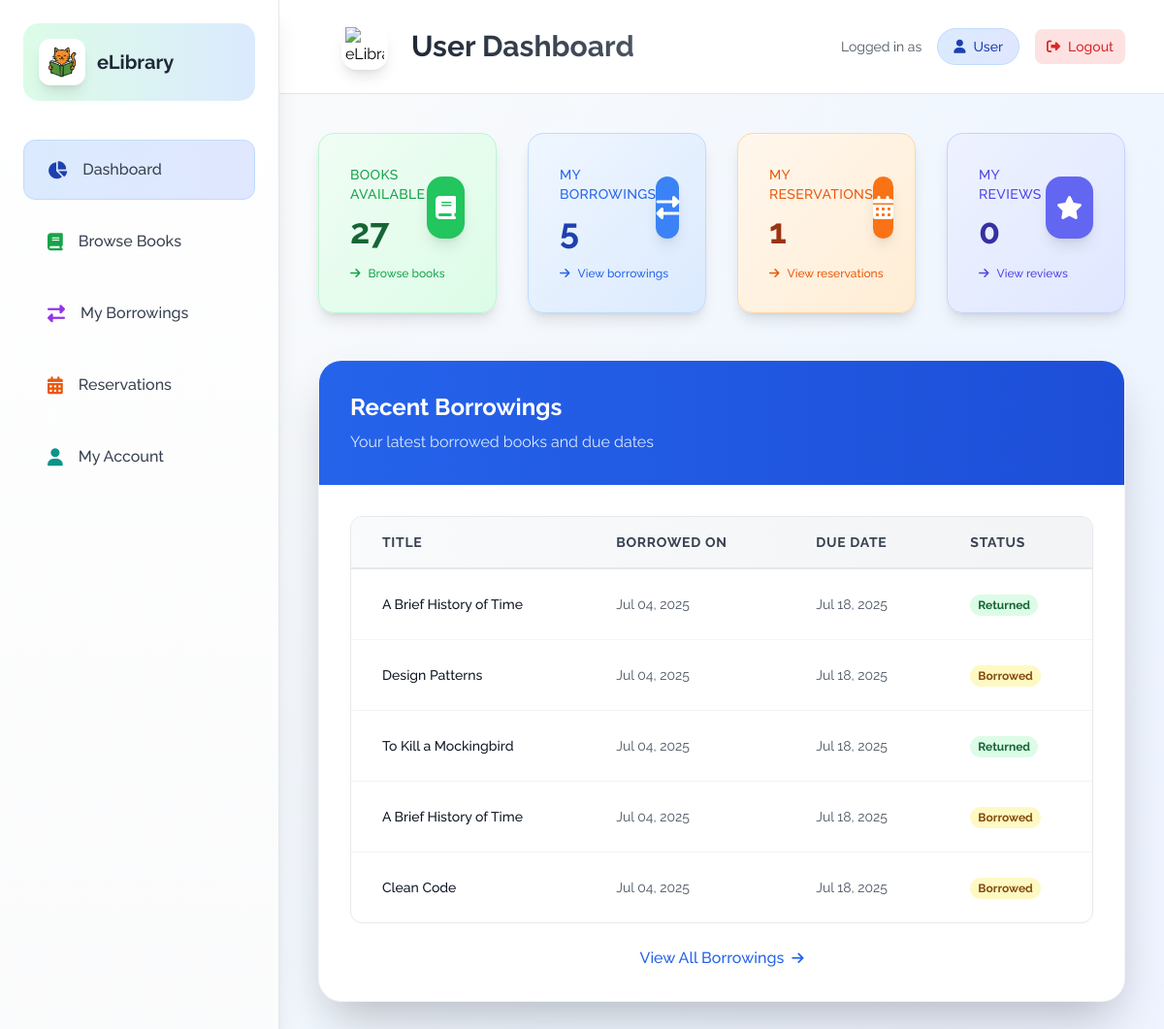
Page /pages/user/index.php (signed in) on the committed database.
### tables this page shows
CREATE TABLE `borrowings` (
  `borrowing_id` int(11) NOT NULL,
  `book_id` varchar(25) NOT NULL,
  `user_id` int(11) NOT NULL,
  `borrow_date` date NOT NULL,
  `due_date` date NOT NULL,
  `return_date` date DEFAULT NULL
);

CREATE TABLE `books` (
  `book_id` varchar(25) NOT NULL,
  `title` varchar(255) NOT NULL,
  `author` varchar(255) NOT NULL,
  `description` text DEFAULT NULL,
  `publish_date` date DEFAULT NULL,
  `category` varchar(3) NOT NULL,
  `book_cover` varchar(255) DEFAULT NULL,
  `added_date` date NOT NULL,
  `status` enum('available','borrowed','archived','reserved') DEFAULT 'available',
  `is_deleted` tinyint(1) DEFAULT 0
);

### pages/user/includes/user_functions.php (called while the page is built, shortened)
<?php
function isAccountSuspended($user_id) {
    try {
        global $pdo;
        $stmt = $pdo->prepare("SHOW COLUMNS FROM users LIKE 'status'");
        $stmt->execute();
        $statusColumn = $stmt->fetch();
        $stmt = $pdo->prepare("
            SELECT COUNT(*) FROM borrowings
            WHERE user_id = ? AND return_date IS NULL
            AND due_date < CURDATE() - INTERVAL 30 DAY
        ");
        $stmt->execute([$user_id]);
        $overdueBooks = $stmt->fetchColumn();
        return $overdueBooks > 0;
    } catch (Exception $e) {
        error_log("isAccountSuspended error: " . $e->getMessage());
        return false;
    }
}
?>

### pages/user/index.php (the view, shortened to what this page needs)
<?php
include_once 'includes/user_header.php';
include_once 'includes/user_functions.php';
include_once '../../includes/db_connection.php';
$user_id = isset($_SESSION['user_id']) ? $_SESSION['user_id'] : 0;
$is_suspended = isAccountSuspended($user_id);
try {
    $stmt = $pdo->query("SELECT COUNT(*) FROM books WHERE is_deleted = FALSE");
    $total_books = $stmt->fetchColumn();
    $stmt = $pdo->prepare("SELECT COUNT(*) FROM borrowings WHERE user_id = ? AND return_date IS NULL");
    $stmt->execute([$user_id]);
    $my_borrowings = $stmt->fetchColumn();
    $my_reservations = 0;
    try {
        $stmt = $pdo->prepare("SELECT COUNT(*) FROM reservations WHERE user_id = ? AND status = 'pending'");
        $stmt->execute([$user_id]);
        $my_reservations = $stmt->fetchColumn();
    } catch (PDOException $e) {
        $my_reservations = 0;
    }
    $my_reviews = 0;
    try {
        $stmt = $pdo->prepare("SELECT COUNT(*) FROM reviews WHERE user_id = ?");
        $stmt->execute([$user_id]);
        $my_reviews = $stmt->fetchColumn();
    } catch (PDOException $e) {
        $my_reviews = 0;
    }
    $stmt = $pdo->prepare("
        SELECT b.title, br.borrow_date, br.due_date, br.return_date
        FROM borrowings br
        JOIN books b ON br.book_id = b.book_id
        WHERE br.user_id = ?
        ORDER BY br.borrow_date DESC
        LIMIT 5
    ");
    $stmt->execute([$user_id]);
    $recent_borrowings = $stmt->fetchAll(PDO::FETCH_ASSOC);
} catch (PDOException $e) {
    $total_books = 0;
    $my_borrowings = 0;
    $my_reservations = 0;
    $my_reviews = 0;
    $recent_borrowings = [];
    $error_message = "Database error: " . $e->getMessage();
    error_log("Dashboard DB Error: " . $e->getMessage());
}
?>
<div class="grid grid-cols-1 sm:grid-cols-2 lg:grid-cols-4 gap-4 sm:gap-6 lg:gap-8 mb-8 lg:mb-12">
    <?php if ($is_suspended): ?>
        <div class="block opacity-60 cursor-not-allowed">
            <div class="bg-gradient-to-br from-gray-50 to-gray-100 p-4 sm:p-6 lg:p-8 rounded-2xl shadow-lg border border-gray-200">
                <div class="flex items-center justify-between">
                    <div>
                        <p class="text-xs sm:text-sm font-medium text-gray-600 mb-2 uppercase tracking-wide">Books Available</p>
                        <p class="text-2xl sm:text-3xl lg:text-4xl font-bold text-gray-800"><?php echo number_format($total_books); ?></p>
                    </div>
                    <div class="w-12 h-12 sm:w-14 sm:h-14 lg:w-16 lg:h-16 bg-gray-400 rounded-2xl flex items-center justify-center shadow-lg">
                        <i class="fas fa-book text-white text-lg sm:text-xl lg:text-2xl"></i>
                    </div>
                </div>
                <div class="mt-3 lg:mt-4 flex items-center text-gray-500">
                    <i class="fas fa-ban text-xs mr-2"></i>
                    <span class="text-xs font-medium">Access suspended</span>
                </div>
            </div>
        </div>
    <?php else: ?>
        <a href="modules/browse_books.php" class="block">
            <div class="bg-gradient-to-br from-green-50 to-green-100 p-4 sm:p-6 lg:p-8 rounded-2xl shadow-lg border border-green-200 hover:shadow-xl hover:scale-105 transition-all duration-300 cursor-pointer group">
                <div class="flex items-center justify-between">
                    <div>
                        <p class="text-xs sm:text-sm font-medium text-green-600 mb-2 uppercase tracking-wide">Books Available</p>
                        <p class="text-2xl sm:text-3xl lg:text-4xl font-bold text-green-800 group-hover:text-green-900"><?php echo number_format($total_books); ?></p>
                    </div>
                    <div class="w-12 h-12 sm:w-14 sm:h-14 lg:w-16 lg:h-16 bg-green-500 rounded-2xl flex items-center justify-center shadow-lg group-hover:bg-green-600 transition-colors duration-300">
                        <i class="fas fa-book text-white text-lg sm:text-xl lg:text-2xl"></i>
                    </div>
                </div>
                <div class="mt-3 lg:mt-4 flex items-center text-green-600">
                    <i class="fas fa-arrow-right text-xs mr-2"></i>
                    <span class="text-xs font-medium">Browse books</span>
                </div>
            </div>
        </a>
    <?php endif; ?>
    <a href="modules/my_borrowings.php" class="block">
        <div class="bg-gradient-to-br from-blue-50 to-blue-100 p-4 sm:p-6 lg:p-8 rounded-2xl shadow-lg border border-blue-200 hover:shadow-xl hover:scale-105 transition-all duration-300 cursor-pointer group">
            <div class="flex items-center justify-between">
                <div>
                    <p class="text-xs sm:text-sm font-medium text-blue-600 mb-2 uppercase tracking-wide">My Borrowings</p>
                    <p class="text-2xl sm:text-3xl lg:text-4xl font-bold text-blue-800 group-hover:text-blue-900"><?php echo number_format($my_borrowings); ?></p>
                </div>
                <div class="w-12 h-12 sm:w-14 sm:h-14 lg:w-16 lg:h-16 bg-blue-500 rounded-2xl flex items-center justify-center shadow-lg group-hover:bg-blue-600 transition-colors duration-300">
                    <i class="fas fa-exchange-alt text-white text-lg sm:text-xl lg:text-2xl"></i>
                </div>
            </div>
            <div class="mt-3 lg:mt-4 flex items-center text-blue-600">
                <i class="fas fa-arrow-right text-xs mr-2"></i>
                <span class="text-xs font-medium">View borrowings</span>
            </div>
        </div>
    </a>
    <?php if ($is_suspended): ?>
        <div class="block opacity-60 cursor-not-allowed">
            <div class="bg-gradient-to-br from-gray-50 to-gray-100 p-4 sm:p-6 lg:p-8 rounded-2xl shadow-lg border border-gray-200">
                <div class="flex items-center justify-between">
                    <div>
                        <p class="text-xs sm:text-sm font-medium text-gray-600 mb-2 uppercase tracking-wide">My Reservations</p>
                        <p class="text-2xl sm:text-3xl lg:text-4xl font-bold text-gray-800"><?php echo number_format($my_reservations); ?></p>
                    </div>
                    <div class="w-12 h-12 sm:w-14 sm:h-14 lg:w-16 lg:h-16 bg-gray-400 rounded-2xl flex items-center justify-center shadow-lg">
                        <i class="fas fa-calendar-alt text-white text-lg sm:text-xl lg:text-2xl"></i>
                    </div>
                </div>
                <div class="mt-3 lg:mt-4 flex items-center text-gray-500">
                    <i class="fas fa-ban text-xs mr-2"></i>
                    <span class="text-xs font-medium">Access suspended</span>
                </div>
            </div>
        </div>
    <?php else: ?>
        <a href="modules/reservations.php" class="block">
            <div class="bg-gradient-to-br from-orange-50 to-orange-100 p-4 sm:p-6 lg:p-8 rounded-2xl shadow-lg border border-orange-200 hover:shadow-xl hover:scale-105 transition-all duration-300 cursor-pointer group">
                <div class="flex items-center justify-between">
                    <div>
                        <p class="text-xs sm:text-sm font-medium text-orange-600 mb-2 uppercase tracking-wide">My Reservations</p>
                        <p class="text-2xl sm:text-3xl lg:text-4xl font-bold text-orange-800 group-hover:text-orange-900"><?php echo number_format($my_reservations); ?></p>
                    </div>
                    <div class="w-12 h-12 sm:w-14 sm:h-14 lg:w-16 lg:h-16 bg-orange-500 rounded-2xl flex items-center justify-center shadow-lg group-hover:bg-orange-600 transition-colors duration-300">
                        <i class="fas fa-calendar-alt text-white text-lg sm:text-xl lg:text-2xl"></i>
                    </div>
                </div>
                <div class="mt-3 lg:mt-4 flex items-center text-orange-600">
                    <i class="fas fa-arrow-right text-xs mr-2"></i>
                    <span class="text-xs font-medium">View reservations</span>
                </div>
            </div>
        </a>
    <?php endif; ?>
    <a href="modules/reviews.php" class="block">
        <div class="bg-gradient-to-br from-indigo-50 to-indigo-100 p-4 sm:p-6 lg:p-8 rounded-2xl shadow-lg border border-indigo-200 hover:shadow-xl hover:scale-105 transition-all duration-300 cursor-pointer group">
            <div class="flex items-center justify-between">
                <div>
                    <p class="text-xs sm:text-sm font-medium text-indigo-600 mb-2 uppercase tracking-wide">My Reviews</p>
                    <p class="text-2xl sm:text-3xl lg:text-4xl font-bold text-indigo-800 group-hover:text-indigo-900"><?php echo number_format($my_reviews); ?></p>
                </div>
                <div class="w-12 h-12 sm:w-14 sm:h-14 lg:w-16 lg:h-16 bg-indigo-500 rounded-2xl flex items-center justify-center shadow-lg group-hover:bg-indigo-600 transition-colors duration-300">
                    <i class="fas fa-star text-white text-lg sm:text-xl lg:text-2xl"></i>
                </div>
            </div>
            <div class="mt-3 lg:mt-4 flex items-center text-indigo-600">
                <i class="fas fa-arrow-right text-xs mr-2"></i>
                <span class="text-xs font-medium">View reviews</span>
            </div>
        </div>
    </a>
</div>
<div class="bg-white rounded-3xl shadow-2xl border border-gray-100 overflow-hidden font-raleway">
    <div class="bg-gradient-to-r from-blue-600 to-blue-700 p-4 sm:p-6 lg:p-8">
        <div class="flex flex-col sm:flex-row sm:justify-between sm:items-center space-y-4 sm:space-y-0">
            <div>
                <h2 class="text-xl sm:text-2xl font-bold text-white mb-2 font-raleway">Recent Borrowings</h2>
                <p class="text-blue-100 font-raleway">Your latest borrowed books and due dates</p>
            </div>
        </div>
    </div>
    <div class="p-4 sm:p-6 lg:p-8">
        <div class="overflow-x-auto rounded-xl border border-gray-200">
            <table class="w-full">
                <thead>
                    <tr class="bg-gradient-to-r from-gray-50 to-gray-100 border-b-2 border-gray-200">
                        <th class="px-4 lg:px-8 py-4 text-left text-xs sm:text-sm font-bold text-gray-700 uppercase tracking-wider font-raleway">Title</th>
                        <th class="px-4 lg:px-8 py-4 text-left text-xs sm:text-sm font-bold text-gray-700 uppercase tracking-wider font-raleway">Borrowed On</th>
                        <th class="px-4 lg:px-8 py-4 text-left text-xs sm:text-sm font-bold text-gray-700 uppercase tracking-wider font-raleway">Due Date</th>
                        <th class="px-4 lg:px-8 py-4 text-left text-xs sm:text-sm font-bold text-gray-700 uppercase tracking-wider font-raleway">Status</th>
                    </tr>
                </thead>
                <tbody class="divide-y divide-gray-100">
                    <?php if (!empty($recent_borrowings)): ?>
                        <?php foreach ($recent_borrowings as $borrow): ?>
                            <tr class="hover:bg-gradient-to-r hover:from-blue-50 hover:to-indigo-50 transition-all duration-300 group">
                                <td class="px-4 lg:px-8 py-4 sm:py-6 text-sm font-medium text-gray-900 group-hover:text-blue-900 font-raleway">
                                    <?php echo htmlspecialchars($borrow['title']); ?>
                                </td>
                                <td class="px-4 lg:px-8 py-4 sm:py-6 text-sm text-gray-600 group-hover:text-blue-800 font-raleway">
                                    <?php echo htmlspecialchars(date('M d, Y', strtotime($borrow['borrow_date']))); ?>
                                </td>
                                <td class="px-4 lg:px-8 py-4 sm:py-6 text-sm text-gray-600 group-hover:text-blue-800 font-raleway">
                                    <?php echo htmlspecialchars(date('M d, Y', strtotime($borrow['due_date']))); ?>
                                </td>
                                <td class="px-4 lg:px-8 py-4 sm:py-6">
                                    <?php
                                    if ($borrow['return_date']) {
                                        echo '<span class="px-2 py-1 bg-green-100 text-green-800 text-xs font-bold rounded-full">Returned</span>';
                                    } else {
                                        echo '<span class="px-2 py-1 bg-yellow-100 text-yellow-800 text-xs font-bold rounded-full">Borrowed</span>';
                                    }
                                    ?>
                                </td>
                            </tr>
                        <?php endforeach; ?>
                    <?php endif; ?>
                </tbody>
            </table>
        </div>
        <div class="mt-4 sm:mt-6 text-center">
            <a href="modules/my_borrowings.php" class="inline-flex items-center space-x-2 text-blue-600 hover:text-blue-700 font-medium hover:underline">
                <span>View All Borrowings</span>
                <i class="fas fa-arrow-right text-sm"></i>
            </a>        </div>
    </div>
</div>

### assets/css/style.css (style rules this page uses)
body, header { font-family: 'Raleway'; margin: 0; padding: 0; }
body { overflow-x: hidden; }
.transition-all { transition: all 0.3s ease-in-out !important; }

### pages/user/assets/css/style.css (style rules this page uses)
* { box-sizing: border-box; margin: 0; padding: 0; }
body, html, * { font-family: 'Raleway', sans-serif !important; }
.font-raleway { font-family: 'Raleway', sans-serif !important; }
body { font-family: 'Raleway', Arial, sans-serif !important; line-height: 1.6; color: #333; background-color: #f8fafc; }
i[class*="fa-"] { font-family: "Font Awesome 6 Free", "Font Awesome 6 Pro", "FontAwesome" !important; font-weight: 900 !important; font-style: normal !important; display: inline-block !important; text-rendering: auto !important; -webkit-font-smoothing: antialiased !important; -moz-osx-font-smoothing: grayscale !important; }
.fade-in { animation: fadeIn 0.5s ease-in-out; }
.fa, .fas, .far, .fal, .fab { font-family: "Font Awesome 6 Free" !important; font-weight: 900 !important; }

### rows in the picture
borrowings: book.title "A Brief History of Time", borrow_date "Jul 04, 2025", due_date "Jul 18, 2025", return_date "Returned"
borrowings: book.title "Design Patterns", borrow_date "Jul 04, 2025", due_date "Jul 18, 2025", shows "Borrowed"
borrowings: book.title "To Kill a Mockingbird", borrow_date "Jul 04, 2025", due_date "Jul 18, 2025", return_date "Returned"
borrowings: book.title "A Brief History of Time", borrow_date "Jul 04, 2025", due_date "Jul 18, 2025", shows "Borrowed"
borrowings: book.title "Clean Code", borrow_date "Jul 04, 2025", due_date "Jul 18, 2025", shows "Borrowed"

### other values in the picture
$total_books "27"
$my_borrowings "5"
$my_reservations "1"
$my_reviews "0"
